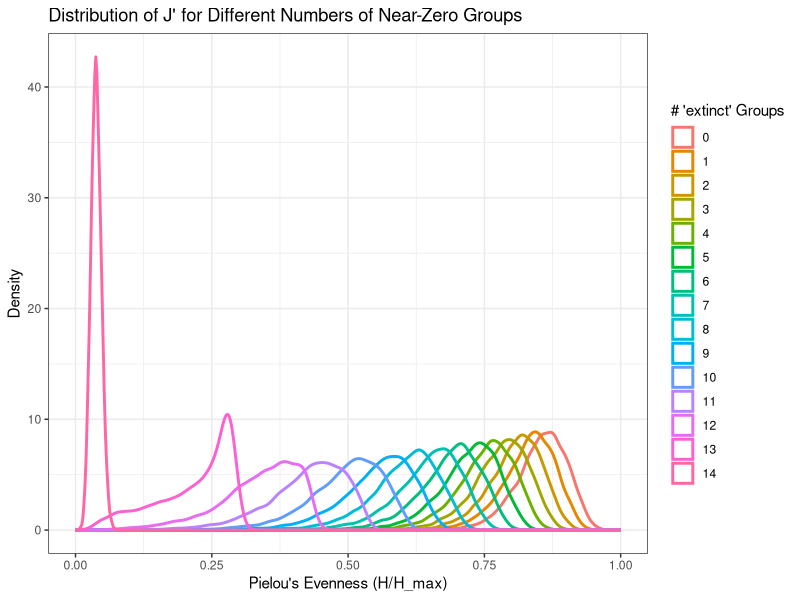
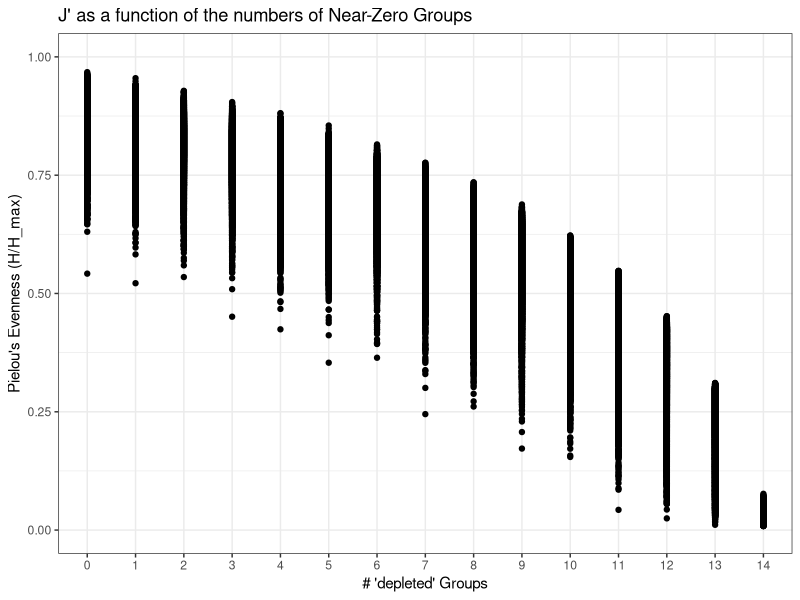
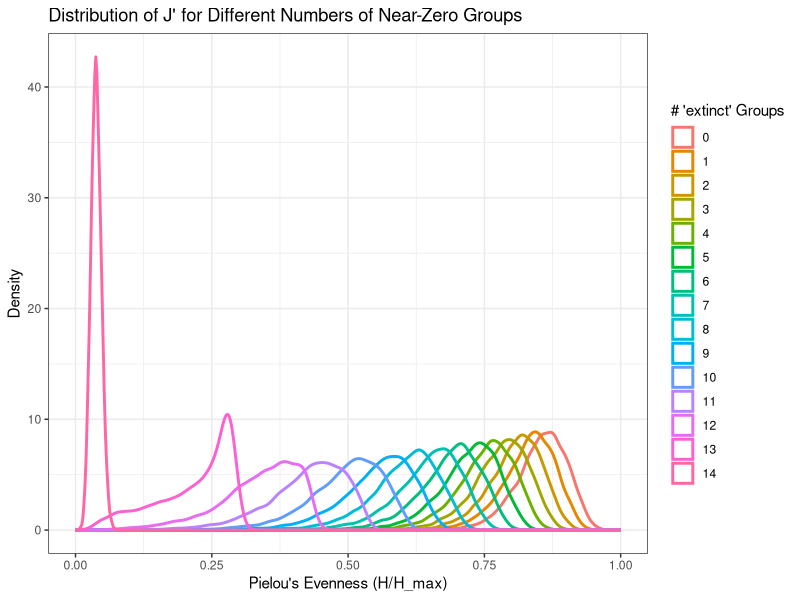
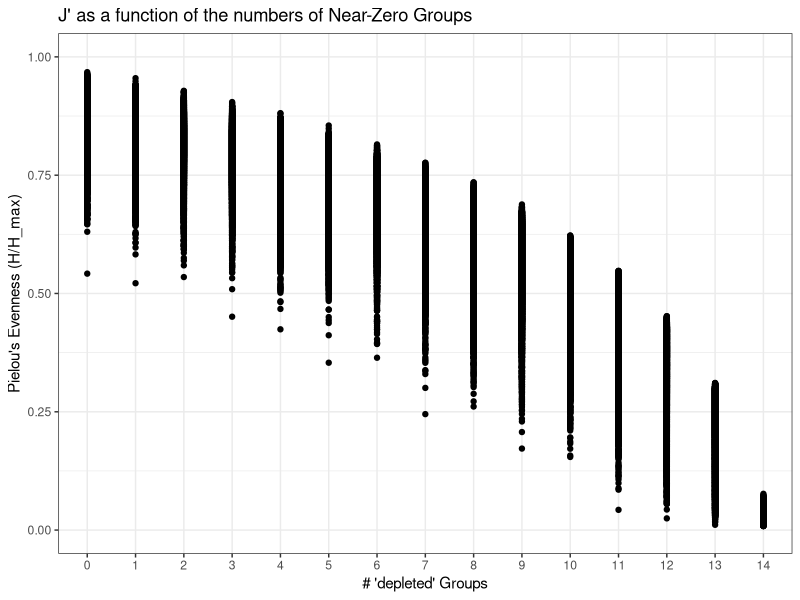

These charts were generated, in order, by the following R code:
# Define fixed parameters
N <- 15
A <- 1000
near_zero_probability <- 0.001 # Probability assigned to a single near-zero group

# Function to calculate Pielou's Evenness (J')
calculate_J_prime <- function(abundances) {
  proportions <- abundances / sum(abundances)
  proportions[proportions == 0] <- 1e-12 
  shannon_entropy <- -sum(proportions * log(proportions))
  
  S <- N
  max_entropy <- log(S)
  
  j_prime <- shannon_entropy / max_entropy
  return(j_prime)
}

# ---------------------------------------------------

# Install and load required packages
# install.packages("gtools")
# install.packages("ggplot2")
library(gtools)
library(ggplot2)

# Set the number of simulations per P value
num_simulations_per_P <- 10000

# Create an empty data frame to store all results
all_results <- data.frame(J_prime = numeric(), P = factor())

# Outer loop to iterate through the number of near-zero groups (P)
for (P in 0:(N-1)) {
  
  # Inner loop for the simulations
  j_prime_values_for_P <- numeric(num_simulations_per_P)
  
  for (i in 1:num_simulations_per_P) {
    # Step 1: Create a probability vector with P near-zero groups
    prob_vector <- rep(0, N)
    
    if (P == 0) {
      prob_vector <- gtools::rdirichlet(1, rep(1, N))
    } else {
      near_zero_indices <- sample(1:N, P)
      prob_vector[near_zero_indices] <- near_zero_probability
      remaining_prob <- 1 - (P * near_zero_probability)
      non_near_zero_indices <- setdiff(1:N, near_zero_indices)
      prob_vector[non_near_zero_indices] <- gtools::rdirichlet(1, rep(1, N - P)) * remaining_prob
    }
    
    # Step 2: Simulate the abundance counts (composition)
    composition <- rmultinom(1, size = A, prob = prob_vector)
    
    # Step 3: Calculate J' and store the result
    j_prime_values_for_P[i] <- calculate_J_prime(composition)
  }
  
  # Append the results for this P to the main data frame
  new_data <- data.frame(J_prime = j_prime_values_for_P, P = factor(rep(P, num_simulations_per_P)))
  all_results <- rbind(all_results, new_data)
}

# ---------------------------------------------------

# Create a single faceted ggplot plot and save to file
ggplot(all_results, aes(x = J_prime)) +
  # Density curves for each P
  geom_density(aes(color = P), linewidth = 1) +
  # Overall density curve overlaid in black
  # geom_density(color = "black", linetype = "dashed", linewidth = 1, inherit.aes = FALSE,
               # data = all_results, aes(x = J_prime)) +
  labs(
    title = "Distribution of J' for Different Numbers of Near-Zero Groups",
    x = "Pielou's Evenness (H/H_max)",
    y = "Density"
  ) +
  theme_bw() +
  scale_color_discrete(name = "# 'extinct' Groups") +
  xlim(0, 1)

ggsave(here::here('data-raw',"evenness_test_density.png"), width = 10, height = 8)



ggplot(all_results, aes(x = P, y = J_prime))+
  geom_point()+
  labs(
    title = "J' as a function of the numbers of Near-Zero Groups",
    x = "# 'depleted' Groups",
    y = "Pielou's Evenness (H/H_max)"
  ) +
  theme_bw() +
  scale_color_discrete(name = "# 'extinct' Groups") +
  ylim(0, 1)
ggsave(here::here('data-raw',"evenness_test_depleted.png"), width = 10, height = 8)
